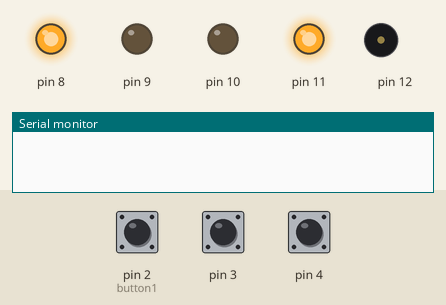
Simulated run of this sketch. Board: Arduino Uno, built with avr-gcc and run on an emulated ATmega328P. Shown: output pins drawn as LEDs (lit = HIGH), buzzer (waves = sounding), the last lines printed to the serial monitor. Dashed ring = blinking. Inputs (shaded band) come from the test bench; at power-on: pin 3 HIGH, pin 2 (button1) HIGH, pin 4 HIGH. Pins used as bus, display or sensor lines are not drawn.

Above: at 1.2 s.
1.3 s: pin 3 pulled LOW for 0.15 s
At 3.45 s:
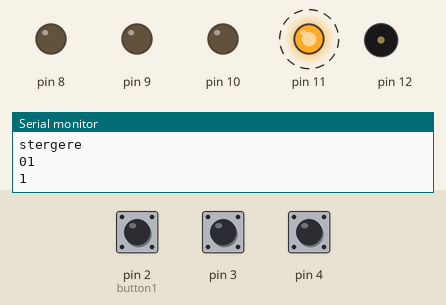
4.4 s: pin 2 (button1) pulled LOW for 0.15 s
At 5.6 s:
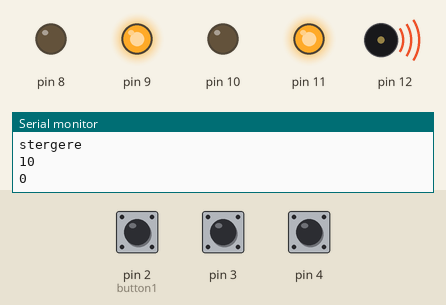
7.5 s: pin 4 pulled LOW for 0.15 s
At 12.05 s:
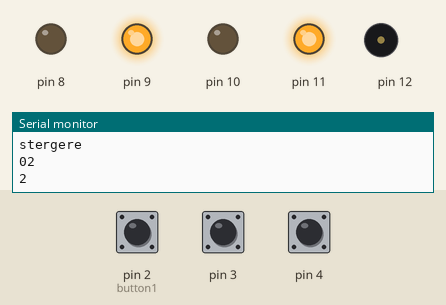
13.6 s: pin 2 (button1) pulled LOW for 1 s
Timing chart, 0 to 18.6 s (numbered marks = the images above; inputs shaded):
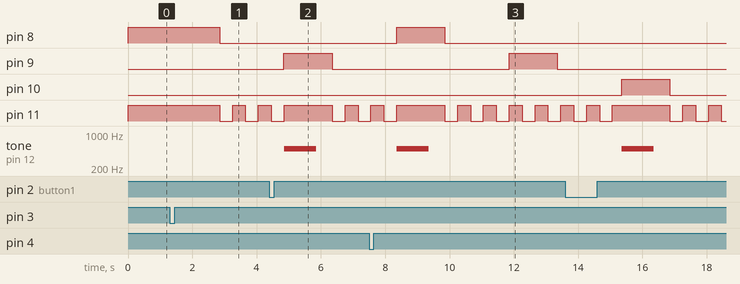

The sketch:

bonus.ino
```cpp
unsigned long lastDebounceTime = 0;
const unsigned int debounceDelay = 50;

unsigned long lastFinishTime = 0;
const unsigned int elevatorDelay = 1000;

int buttonValueRead = 0;
int x = 0;

void setup() {
  Serial.begin(9600);
}

class Node {
  public:
    int floor;
    Node* next;
    Node() { next = 0; }
};

class Queue {
  public:
    Node* head;
    Node* tail;

  public:
    Queue() { head = 0; tail = 0; }

    bool isEmpty() {
      return head == 0;
    }

    void insert(int floor) { // le adaug la dreapta
      if (isEmpty()) {
        Node* newNode = new Node;
        newNode->floor = floor;
        newNode->next = 0;
        head = newNode;
        tail = newNode;
      } else {
        Node* newNode = new Node;
        tail->next = newNode;
        newNode->floor = floor;
        newNode->next = 0;
        tail = newNode;
      }
    }

    void deleteNode() { // le sterg la stanga
      // conventia este sa am mereu in coada un element, target-ul curent
      if (head->next) {
        Node* copy = head;
        head = head->next;
        delete copy;
      }
    }

    void print() {
      Node* x = head;
      while (x) {
        Serial.print(x->floor);
        x = x->next;
      }
      Serial.println();
    }

    int currentTarget() {
      return head->floor;
    }

    int lastTarget() {
      return tail->floor;
    }
};

class Button {
  private:
    int pin;
    int lastValueRead;
    byte state;

  public:
    Button(int pin) {
      pinMode(pin, INPUT_PULLUP);
      this->pin = pin;
      lastValueRead = 0;
      state = LOW;
    }
    bool isPressed() {
      bool pressed = false;
      buttonValueRead = !digitalRead(this->pin);
      if (buttonValueRead != this->lastValueRead) {
        lastDebounceTime = millis();
      }
      if ((millis() - lastDebounceTime) > debounceDelay) {
        if (this->state != buttonValueRead) {
          this->state = buttonValueRead;
          if (this->state == HIGH) {
            pressed = true;
          }
        }
      }
      this->lastValueRead = buttonValueRead;
      return pressed;
    }
};

class Led {
  private:
    int pin;
    byte state;

  public:
    Led(int pin) {
      this->pin = pin;
      pinMode(pin, OUTPUT);
    }

    void changeState() {
      state = !state;
      digitalWrite(pin, state);
    }

    void turnOn() {
      state = HIGH;
      digitalWrite(pin, state);
    }

    byte getState() {
      return state;
    }
};

class Buzzer {
  private:
    int pin;
    byte state;

  public:
    Buzzer(int pin) {
      this->pin = pin;
      pinMode(pin, OUTPUT);
    }

    void changeState() {
      state = !state;
      digitalWrite(pin, state);
    }

    void turnOn() {
      digitalWrite(pin, HIGH);
    }

    void turnOff() {
      digitalWrite(pin, LOW);
    }

    int getPin() {
      return pin;
    }
};

class Elevator {
  private:
    Button* buttons[3];
    Led* leds[3]; // red leds
    Buzzer* buzzer;
    Led* greenLed;
    int currentFloor;
    Queue targetFloors;
    unsigned long moveStartTime;
    unsigned long greenLedStartTime;
    unsigned int moveTime;
    unsigned int ledTime;
    unsigned int greenLedTime;
    unsigned int finishBuzzerTime;
    bool greenLedReady;

  public:
    Elevator(Button* buttons[], Led* leds[], Buzzer* buzzer, Led* greenLed) {
      for (int i = 0; i < 3; i++) {
        this->buttons[i] = buttons[i];
        this->leds[i] = leds[i];
      }
      this->buzzer = buzzer;
      this->greenLed = greenLed;
      moveTime = 3500;
      ledTime = 1500;
      greenLedTime = 400;
      moveStartTime = 0;
      greenLedStartTime = 0;
      currentFloor = 0;
      targetFloors.insert(0);
      greenLedReady = false;
      leds[currentFloor]->changeState();
      greenLed->changeState();
    }

    void readButtonPressed() {
      for (int i = 0; i < 3; i++) {
        if (targetFloors.lastTarget() != i && buttons[i]->isPressed()) {
          Serial.println("adaugare");
          targetFloors.print();
          targetFloors.insert(i);
          targetFloors.print();

          if (isMoving() == false) {
            Serial.println("stergere");
            targetFloors.print();
            targetFloors.deleteNode();
            targetFloors.print();
            moveStartTime = millis();
          }
        }
      }
    }

    void turnOffCurrentLed() {
      if (millis() - moveStartTime > ledTime) {
          leds[currentFloor]->changeState();
          greenLedReady = true;
        }
    }

    void changeFloor() {
      x = (currentFloor < targetFloors.currentTarget());
      currentFloor = currentFloor + x + (-1 * (1 - x));
      leds[currentFloor]->changeState(); // open the led
      if (isMoving() == false) {
        Serial.println("stergere");
        targetFloors.print();
        targetFloors.deleteNode();
        targetFloors.print();

        buzzer->turnOff();
        greenLed->turnOn();
        greenLedReady = false;
        lastFinishTime = millis();
        tone(buzzer->getPin(), 500);
        }

      moveStartTime = millis();
    }

    void moveOneFloor() {
      buzzer->turnOn();

      if (leds[currentFloor]->getState() == 1) {
        turnOffCurrentLed();
      } else if (millis() - moveStartTime > moveTime) {
        changeFloor();
      }
      if (greenLedReady && millis() - greenLedStartTime > greenLedTime) {
        greenLed->changeState();
        greenLedStartTime = millis();
      }
    }

    bool isMoving() {
      return currentFloor != targetFloors.currentTarget();
    }

    void turnOffBuzzer() {
      buzzer->turnOff();
    }
};

Button button1(2), button2(3), button3(4);
Led led1(8), led2(9), led3(10), greenLed(11);
Buzzer buzzer(12);

Button* buttons[] = {&button1, &button2, &button3};
Led* leds[] = {&led1, &led2, &led3};

Elevator elevator(buttons, leds, &buzzer, &greenLed);

void loop() {
  elevator.readButtonPressed();
  if (millis() - lastFinishTime > elevatorDelay) {
    noTone(buzzer.getPin());
    if (elevator.isMoving()) {
      elevator.moveOneFloor();
    }
  }
}
```

Measured:
- after the input at 1.3 s, pin 8: HIGH → LOW after 1.6 s; pin 11: alternates HIGH for 0.40 s and LOW for 0.40 s, starting after 1.6 s
- after the input at 7.5 s, pin 9: LOW → HIGH after 4.4 s, → LOW 1.5 s later
